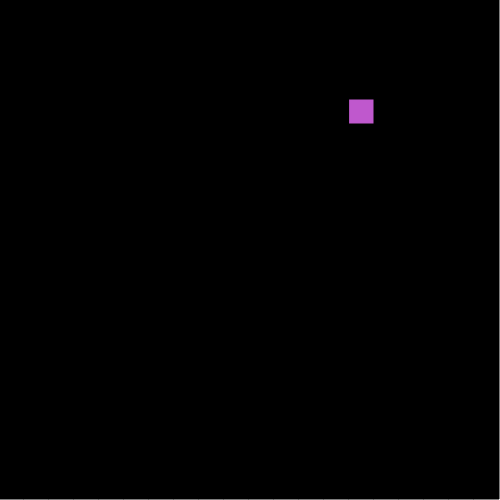
Frame 1 (no input)
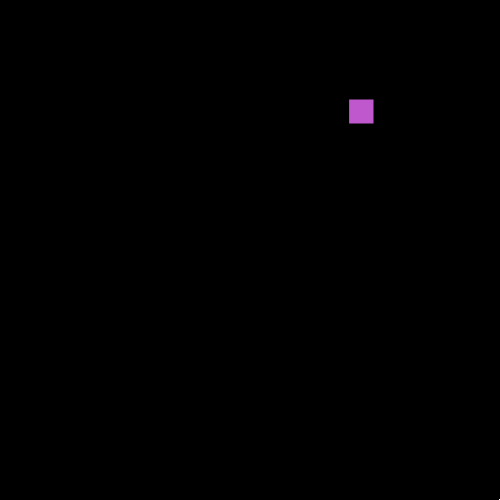
Frame 60 (no input)
Frame 120 (the mouse pressed at the canvas centre since frame 60): identical to frame 60, image omitted

The p5.js sketch that drew these frames (run headless with seeded random() and noise() and a simulated clock; from frame 60 on, the mouse is pressed at the canvas centre):

// p5.js sketch
// ── sketch.js
var numRects;
var rects = [];
var player;
var mousePressCounter = 0;

function setup() {
	createCanvas(500, 500);
	background(255);
  constants = new Constants();
  numRects = constants.numRects;
  //rects
  rects = new Array(numRects);

  for (var i = 0; i < rects.length; i++) {
    rects[i] = new Array(numRects);
  }

  for (var i = 0; i < rects.length; i++) {
    for (var j = 0; j < rects[i].length; j++) {
      rects[i][j] = new Rect((width / numRects * j)-1, (height / numRects * i)-1);
    }
  }

  var name = Math.random()
    .toString(36)
    .substring(7);
  player = new Player(width / numRects * floor(random(numRects)), height / numRects * floor(random(numRects)), name);

}

function draw() {
  mousePressCounter++;
  for (var i = 0; i < rects.length; i++) {
    for (var j = 0; j < rects[i].length; j++) {
      rects[i][j].show();
    }
  }
  player.show();
  player.update(rects);
}


function keyPressed(key) {
  if (mousePressCounter > 0) {
    if (key.key === "ArrowUp") {
      player.dir(0, -1);
    } else if (key.key === "ArrowDown") {
      player.dir(0, 1);
    } else if (key.key === "ArrowRight") {
      player.dir(1, 0);
    } else if (key.key === "ArrowLeft") {
      player.dir(-1, 0);
    }
    mousePressCounter = 0;
  }

  return false;
}
// ── constants.js
function Constants(){
  this.numRects = 20;
  this.rectSize = width/numRects;
}

// ── player.js
var constants;


//var playerSize = 10;

function Player(x,y,name,c, permOwnedRects, tempOwnedRects){
  constants = new Constants();
  this.pos = createVector(x,y);
  this.vel = createVector();
  this.direction = createVector();
  this.name = name;


  if(c){
    this.color = c;
    this.permOwnedRects = permOwnedRects;
    this.tempOwnedRects = tempOwnedRects;
  }
  else{
    this.color = color(random(0, 255), random(0, 255), random(0, 255));
    this.permOwnedRects = [];
    this.tempOwnedRects = [];
  }




  this.dir = function(x,y){
    if(this.direction.x != x*-1 || this.direction.y != y*-1){
      this.direction.x = x;
      this.direction.y = y;
    }
  }

  this.update = function(rects){
    var currDir = createVector(this.direction.x*constants.rectSize, this.direction.y*constants.rectSize);
    //Edges
    if(!(this.pos.x == 0 && this.direction.x == -1 || this.pos.x == width-constants.rectSize
    && this.direction.x == 1 || this.pos.y == 0 && this.direction.y == -1 ||
    this.pos.y == height-constants.rectSize && this.direction.y == 1)){

      this.vel = currDir;
      this.pos.add(this.vel);
      this.addRect(rects);
    }
  }

  this.addRect = function(rects){
    var rect = rects[this.pos.y/constants.rectSize][this.pos.x/constants.rectSize];
    if(rect.owner == this.name){
      for (var i = 0; i<this.tempOwnedRects.length; i++) {

        this.permOwnedRects.push(this.tempOwnedRects[i])
      }
      this.tempOwnedRects = [];
    }
    else{
      this.tempOwnedRects.push(rect);

    }
  }



  this.show = function(){
    fill(this.color);
    rect(this.pos.x-1, this.pos.y-1, constants.rectSize, constants.rectSize);
  }
}



// ── rect.js
var constants;


function Rect(x,y){
  constants = new Constants();
  this.pos = createVector(x,y);
  this.color = color(0);

  this.show = function(){
    push();
    fill(this.color);
    stroke(0);
    rect(this.pos.x, this.pos.y, constants.rectSize, constants.rectSize);
    pop();
  }
}
